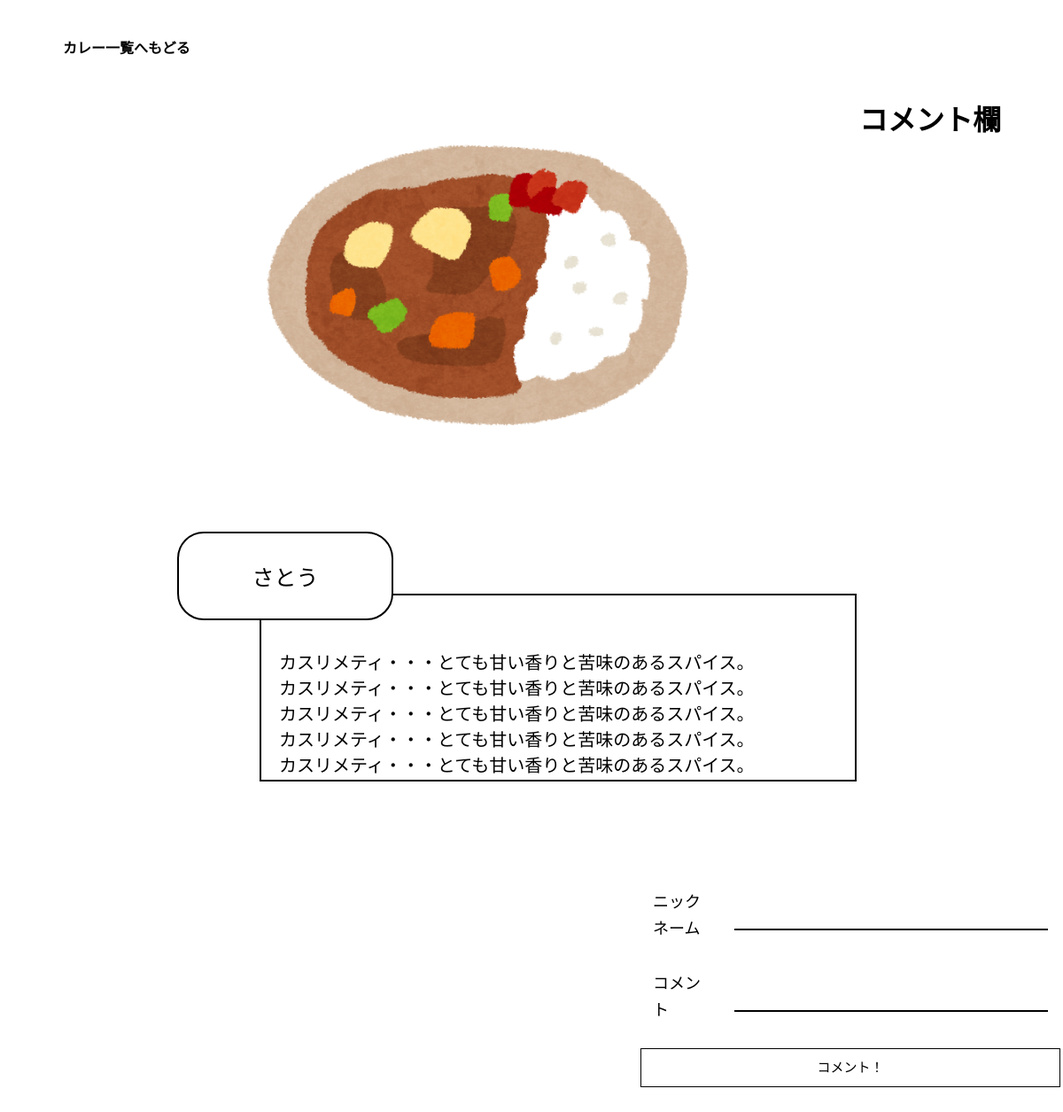
/work_about.php?id=1, run on the app's committed database.
### tables this page shows
CREATE TABLE `post` (
  `id` int(11) NOT NULL,
  `title` varchar(30) NOT NULL,
  `name` varchar(30) NOT NULL,
  `main` int(11) NOT NULL,
  `taste` int(11) NOT NULL,
  `flavor` int(11) NOT NULL,
  `hot_taste` int(11) NOT NULL,
  `post_date` datetime NOT NULL,
  `nice` int(11) NOT NULL
);

CREATE TABLE `spice` (
  `id` int(11) NOT NULL,
  `name` varchar(30) NOT NULL,
  `kind` varchar(30) NOT NULL,
  `description` text NOT NULL,
  `little_description` text NOT NULL
);

### work_about.php (called while the page is built, shortened)
<?php
require './func/func.php';
if (!empty($_GET['id'])) {
  $id = $_GET['id'];
} else {
  redirect('board.php?sort=new');
}
$cn = new mysqli(HOST, DB_USER, DB_PASS, DB_NAME);
$cn->set_charset("utf-8");
$query = "SELECT * FROM post WHERE id = ?";
$stmt = $cn->prepare($query);
$stmt->bind_param("i",$id);
$stmt->execute();
$post_row = fetch_all($stmt);
$query = "SELECT * FROM spice WHERE id = ?";
$stmt = $cn->prepare($query);
$stmt->bind_param("i",$post_row[0]['main']);
$stmt->execute();
$main = fetch_all($stmt);
$query = "SELECT * FROM spice WHERE id = ?";
$stmt = $cn->prepare($query);
$stmt->bind_param("i",$post_row[0]['taste']);
$stmt->execute();
$taste = fetch_all($stmt);
$query = "SELECT * FROM spice WHERE id = ?";
$stmt = $cn->prepare($query);
$stmt->bind_param("i",$post_row[0]['flavor']);
$stmt->execute();
$flavor = fetch_all($stmt);
$query = "SELECT * FROM spice WHERE id = ?";
$stmt = $cn->prepare($query);
$stmt->bind_param("i",$post_row[0]['hot_taste']);
$stmt->execute();
$hot_taste = fetch_all($stmt);
require_once './tpl/work_about.php';

### func/func.php (called while the page is built, shortened)
<?php
function fetch_all(& $stmt) {
  $hits = array();
  $params = array();
  $row = array();
  $meta = $stmt->result_metadata();
  while ($field = $meta->fetch_field()) {
      $params[] = &$row[$field->name];
  }
  call_user_func_array(array($stmt, 'bind_result'), $params);
  while ($stmt->fetch()) {
    $c = array();
    foreach($row as $key => $val) {
      $c[$key] = $val;
    }
    $hits[] = $c;
  }
  return $hits;
}

### tpl/work_about.php (the view, shortened to what this page needs)
<!DOCTYPE html>
<html lang="jn" dir="ltr">
<head>
  <link rel="stylesheet" href="./css/work_about.css">
</head>
<body>
  <div id="container">
    <div id="header">
      <p><a href="board.php?sort=new">カレー一覧へもどる</a></p>
    </div>
    <div id="result_image">
      <div id="curry_image">
        <p><img src="./img/curry.png"></p>
      </div>
    </div>
    <div id="description">
      <h1>コメント欄</h1>
    </div>
    <div class="board_table">
      <form action="#" method="post">
        <table>
          <tr>
            <td>ニックネーム</td>
            <td><input type="text" name="name" value=""></td>
          </tr>
          <tr>
            <td>コメント</td>
            <td><input type="text" name="msg" value=""></td>
          </tr>
          <tr>
            <th colspan="2" class="button_submit"><button type="submit">コメント！</button></th>
          </tr>
        </table>
      </form>
    </div>
    <div id="title">
      <p class="title_name"><?php echo $post_row[0]['name'] ?></p>
      <p class="title_info"><?php echo $main[0]['name'] ?>・・・<?php echo $main[0]['little_description'] ?><br><?php echo $taste[0]['name'] ?>・・・<?php echo $taste[0]['little_description'] ?><br><?php echo $flavor[0]['name'] ?>・・・<?php echo $flavor[0]['little_description'] ?><br><?php echo $taste[0]['name'] ?>・・・<?php echo $taste[0]['little_description'] ?><br><?php echo $hot_taste[0]['name'] ?>・・・<?php echo $hot_taste[0]['little_description'] ?></p>
    </div>
  </div>
</body>
</html>

### css/work_about.css (style rules this page uses)
* { margin:0 auto; padding:0 auto; }
body { overflow-y:hidden; }
img { max-width:500px; }
input { border:none; border-bottom:solid 2px black; width:350px; height:2em; font-size:15px; }
button { border:none; background-color:white; font-size:15px; line-height:40px; width:100%; transition:0.3s; border:solid 1px black; }
.button_submit { position:relative; top:10px; }
#container { display:grid; grid-template-rows:650px 1fr; grid-template-columns: 900px 1fr; height:100vh; width:100%; grid-template-areas: "areaA areaB" "areaC areaB"; }
#header { position:absolute; font-weight:bold; padding:40px; width:15%; height:15%; padding-left:70px; border:solid 1px white; background-color:white; transition:0.3s; }
#header a { text-decoration:none; border:none; color:black; }
#result_image { animation-name:fadein2; animation-duration: 1s; animation-fill-mode:forwards; animation-delay:4s; grid-area:areaA; position:relative; top:23%; left:10%; }
#description { animation-name:fadein2; animation-duration: 1s; animation-fill-mode:forwards; animation-delay:4s; grid-area:areaB; }
#description h1 { position:relative; top:2.5%; padding:0 auto; margin:0 auto; padding-top:80px; line-height:40px; }
.board_table { position:absolute; top:68%; left:60%; line-height:30px; font-size:18px; z-index:99; border-bottom:none; grid-area:areaB; }
.board_table td { padding:15px; }
#title { height:100vh; padding:0 auto; margin:0px; }
#title .title_name { margin-left:200px; margin-top:-50px; margin-bottom:50px; positon:relative; text-align:center; padding:30px; border:solid 2px black; border-radius:30px 30px/30px 30px; font-size:25px; width:20%; z-index:1; background-color:white; }
#title .title_info { position:relative; padding:20px; top:-10%; padding-top:60px; height:16%; z-index:-10; left:20%; font-size:20px; width:70%; border:solid 2px black; }

### data on the page
post: name "さとう"
spice: name "カスリメティ", little_description "とても甘い香りと苦味のあるスパイス。"
